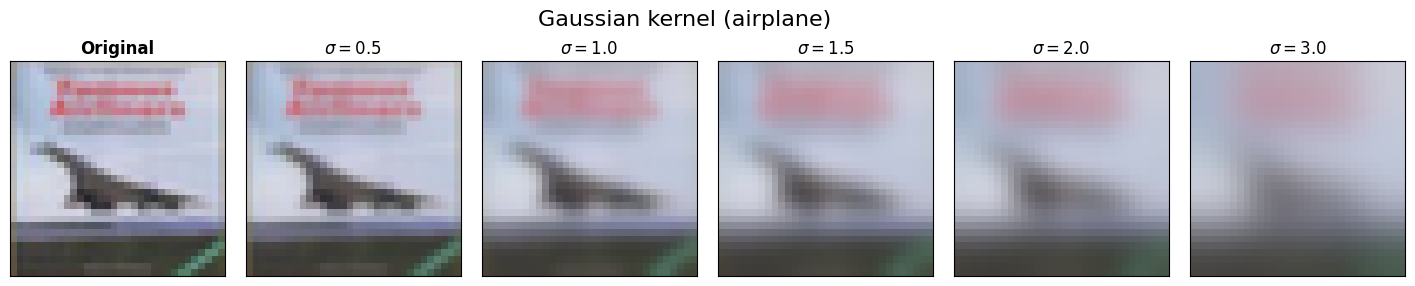

Recreate this plot in Python.
import torch
import torchvision
import matplotlib.pyplot as plt
import numpy as np
import os
import sys
import kornia.filters as kfilters
import torchvision.transforms as transforms

# Configuration Device
device = torch.device("cuda" if torch.cuda.is_available() else ("mps" if False else "cpu"))

def tensor_to_numpy(tensor):
    img = tensor.cpu().detach().squeeze()
    if img.ndim == 3:
        img = img.permute(1, 2, 0)
    return img.numpy()

def visualize_gaussian_blur(
    target_class_name='airplane',
    sigmas=[0.0, 0.5, 1.0, 1.5, 2.0, 3.0],
    output_filename="visu_gaussian.png"
):
    print(f"Visualisation du flou Gaussien sur la classe '{target_class_name}'...")
    
    # 1. Charger une image de la classe cible
    dataset = torchvision.datasets.CIFAR10(root='./data', train=False, download=True, transform=transforms.ToTensor())
    classes = dataset.classes
    target_idx = classes.index(target_class_name)
    
    img_tensor = None
    
    for img, label in dataset:
        if label == target_idx:
            img_tensor = img.unsqueeze(0).to(device)
            break
            
    if img_tensor is None:
        print(f"Classe {target_class_name} non trouvée.")
        return

    # 2. Boucle sur les sigmas
    cols = len(sigmas)
    
    fig, axes = plt.subplots(1, cols, figsize=(3 * cols, 3.5))
    plt.subplots_adjust(wspace=0.1)
    
    for i, sigma in enumerate(sigmas):
        print(f"  Applying Gaussian Blur with sigma = {sigma:.1f}...")
        
        if sigma == 0:
            blurred_img = img_tensor
        else:
            # Kernel size doit être impair. On prend une taille suffisante pour le sigma.
            # Règle empirique : kernel_size >= 6*sigma + 1
            k_size = int(2 * int(4.0 * sigma + 0.5) + 1)
            blurred_img = kfilters.gaussian_blur2d(img_tensor, (k_size, k_size), (sigma, sigma))
            
        # --- PLOTTING ---
        ax = axes[i]
        ax.imshow(tensor_to_numpy(blurred_img))
        
        if sigma == 0:
            ax.set_title("Original", fontweight='bold')
        else:
            ax.set_title(rf"$\sigma = {sigma:.1f}$", fontweight='bold')
        
        ax.set_xticks([])
        ax.set_yticks([])
        # ax.axis('off')

    plt.suptitle(f"Gaussian kernel ({target_class_name})", fontsize=16, y=0.95)
    plt.savefig(output_filename, bbox_inches='tight', dpi=100)
    print(f"Sauvegardé sous : {os.path.abspath(output_filename)}")

if __name__ == "__main__":
    visualize_gaussian_blur()
